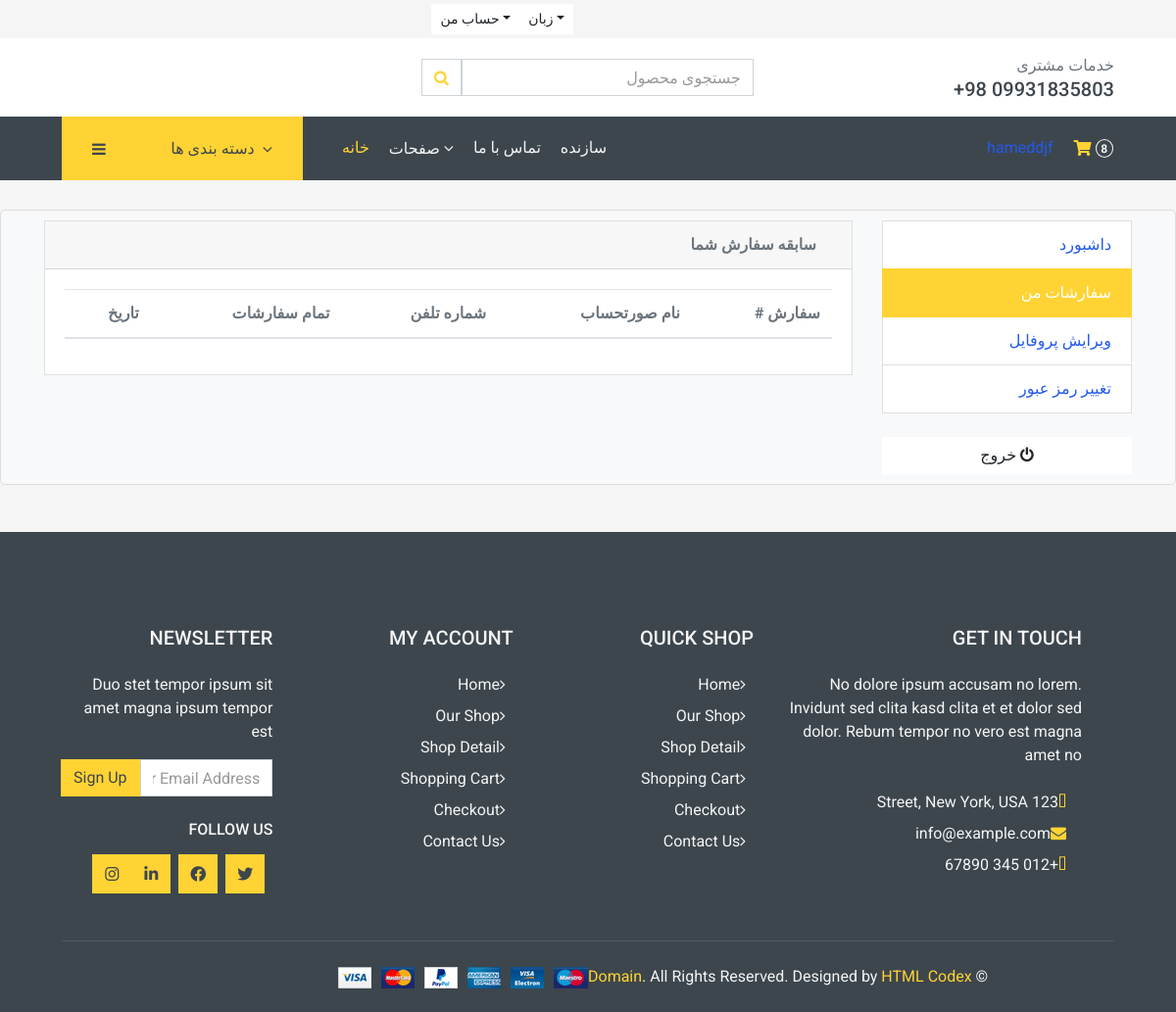
/account/my_orders/ (signed in), run on an earlier commit of the app's database.
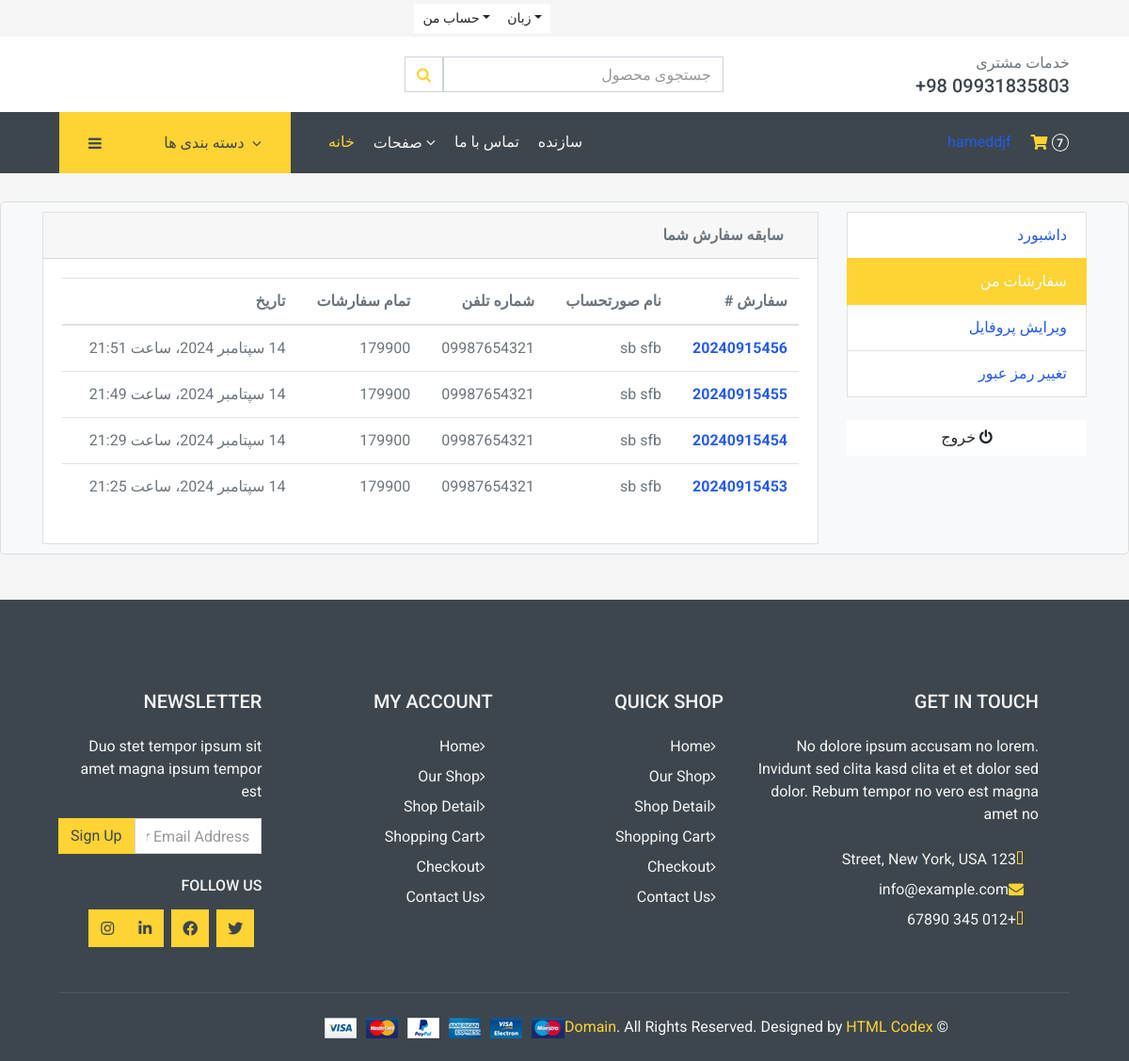
And on a later commit of the database.
### accounts/models.py (models this page shows, shortened)
class Account(AbstractBaseUser):
    first_name = models.CharField(_("اسم"), max_length=50)
    last_name = models.CharField(_("نام خوانوادگی"), max_length=50)
    username = models.CharField(_("نام کاربری"), max_length=50, unique=True)
    email = models.EmailField(_("ادرس ایمیل"), max_length=254, unique=True)
    phone_number = models.CharField(
        _("شماره تماس"), max_length=50, unique=True, blank=True, null=True)
    objects = MyAccountManager()
    date_joined = models.DateTimeField(
        _("زمان ثبت نام"), auto_now=False, auto_now_add=True)
    last_login = models.DateTimeField(
        _("اخرین ورود"), auto_now=False, auto_now_add=True)
    is_admin = models.BooleanField(
        _("کاربر مورد نظر ادمین است ؟"), default=False)
    is_staff = models.BooleanField(
        _("کاربر مورد نظر کارمند است ؟"), default=False)
    is_active = models.BooleanField(
        _("کاربر مورد نظر فعال است ؟"), default=False)
    is_superadmin = models.BooleanField(
        _("کاربر مورد نظر ادمین اصلی است ؟"), default=False)
    USERNAME_FIELD = 'email'
    REQUIRED_FIELDS = ['username', 'first_name', 'last_name']
    class Meta:
        verbose_name = 'اکانت'
        verbose_name_plural = 'اکانت‌ها'

### orders/models.py (models this page shows, shortened)
class Order(models.Model):
    STATUS = (
        ('new', 'جدید'),
        ('accepted', 'پذیرفته شده'),
        ('completed', 'کامل شده'),
        ('cancelled', 'لغو شده'),
    )
    user = models.ForeignKey(
        "accounts.Account", verbose_name=_(
            "کاربر"), on_delete=models.SET_NULL, null=True)
    payment = models.ForeignKey(
        Payment, verbose_name=_(
            "پرداختی"), on_delete=models.SET_NULL, blank=True, null=True)
    order_number = models.CharField(_("شماره سفارش "), max_length=20)
    first_name = models.CharField(_("نام "), max_length=50)
    last_name = models.CharField(_(" نام خوانوادگی"), max_length=50)
    phone = models.CharField(_(" شماره تماس"), max_length=11)
    email = models.EmailField(_(" ایمیل"), max_length=50)
    address_line_1 = models.CharField(_(" ادرس تحویل"), max_length=50)
    postal_code = models.CharField(_(" کد پستی"), max_length=50)
    state = models.CharField(_(" استان"), max_length=50)
    city = models.CharField(_("شهر "), max_length=50)
    street = models.CharField(_("خیابان "), max_length=50)
    tag = models.CharField(_(" پلاک"), max_length=50)
    order_total = models.FloatField(_(" تمام سفارشات"),)
    tax = models.FloatField(_(" مالیات"),)
    status = models.CharField(_(" وضعیت"), max_length=10,
                              choices=STATUS, default='New')
    ip = models.CharField(_(" ایپی"), blank=True, max_length=20)
    is_ordered = models.BooleanField(_(" سفارش داده شده"), default=False)
    created_at = models.DateTimeField(_("زمان ایجاد "), auto_now_add=True)
    updated_at = models.DateTimeField(_(" زمان بروزرسانی"), auto_now=True)
    def full_name(self):
        return f'{self.first_name} {self.last_name}'
    class Meta:
        verbose_name = _("سفارش")
        verbose_name_plural = _("سفارش ها")

### accounts/views.py (the view)
# urls.py: path('my_orders/', my_orders, name='my_orders_page'),
@login_required(login_url='account:login_page')
def my_orders(request):
    orders = Order.objects.filter(
        user=request.user, is_ordered=True).order_by('-created_at')
    context = {
        'orders': orders,
    }
    return render(request, 'accounts/my_orders.html', context)

### carts/context_processors.py (called while the page is built)
def counter(request):
    cart_count = 0
    if str('admin') is request.path:
        return {}
    else:
        try:
            cart = Cart.objects.filter(cart_id=_cart_id(request))
            if request.user.is_authenticated:
                cart_items = CartItem.objects.all().filter(user=request.user)
            else:
                cart_items = CartItem.objects.all().filter(cart=cart[:1])
            for cart_item in cart_items:
                cart_count += cart_item.quantity
        except Cart.DoesNotExist:
            cart_count = 0
    return dict(cart_count=cart_count)

### carts/views.py (called while the page is built)
def _cart_id(request):
    cart = request.session.session_key
    if not cart:
        cart = request.session.create()
    return cart

### category/context_processors.py (called while the page is built)
def menu_links(request):
    links = Category.objects.all()
    return dict(links=links)

### category/models.py (called while the page is built)
    def get_absolute_url(self):
        return reverse('products_by_category', args=[self.slug])

### templates/accounts/my_orders.html (shortened to what this page needs)
{% extends 'base.html' %}
{% block main %}
<section class="section-conten padding-y bg direction">
<div class="container">
	<div class="row">
	{% include 'includes/profile_sidebar.html' %}
	<main class="col-md-9">
		<article class="card">
		<header class="card-header">
			<strong class="d-inline-block mr-3">سابقه سفارش شما</strong>
		</header>
		<div class="card-body">
			<div class="row">
			<div class="col-md-12">
				<table class="table table-hover">
				  <thead>
				    <tr>
				      <th scope="col">سفارش #</th>
				      <th scope="col">نام صورتحساب</th>
				      <th scope="col">شماره تلفن</th>
				      <th scope="col">تمام سفارشات</th>
							<th scope="col">تاریخ</th>
				    </tr>
				  </thead>
				  <tbody>
						{% for order in orders %}
				    <tr>
				      <th scope="row"><a href="{% url 'account:order_detail_page' order.order_number %}">{{order.order_number}}</a></th>
				      <td>{{order.full_name}}</td>
				      <td>{{order.phone}}</td>
				      <td>{{ order.order_total|floatformat:0 }}</td>
							<td>{{order.created_at}}</td>
				    </tr>
				{% endfor %}
				  </tbody>
				</table>
			</div>
			</div>
		</div>
		</article>
	</main>
</div>
</div>
</section>
{% endblock %}

### templates/base.html (shortened to what this page needs)
<!DOCTYPE html>
{% load static %}
<html lang="en">
  <head>
    <link href="https://cdnjs.cloudflare.com/ajax/libs/font-awesome/5.10.0/css/all.min.css" rel="stylesheet" />
    <link href="{% static 'lib/animate/animate.min.css' %}" rel="stylesheet" />
    <link href="{% static 'lib/owlcarousel/assets/owl.carousel.min.css' %}" rel="stylesheet" />
    <link href="{% static 'css/style.css' %}" rel="stylesheet" />
    <link href="{% static 'css/own-style.css' %}" rel="stylesheet" />
    <link href="{% static 'css/custom.css' %}" rel="stylesheet" />
    <link rel="stylesheet" href="https://cdnjs.cloudflare.com/ajax/libs/font-awesome/4.7.0/css/font-awesome.min.css">
  </head>
  <body>
    {% include 'includes/navbar.html' %}
    {% block main %}{% endblock %}
    {% include 'includes/footer.html' %}
  </body>
</html>

### templates/includes/navbar.html (shortened to what this page needs)
{% load custom_tags %}
<div class="container-fluid">
  <div class="row bg-secondary py-1 px-xl-5">
    <div class="col-lg-6 text-center text-lg-right">
      <div class="d-inline-flex align-items-center">
        <div class="btn-group">
          <button type="button" class="btn btn-sm btn-light dropdown-toggle" data-toggle="dropdown">حساب من</button>
        </div>
        <div class="btn-group">
          <button type="button" class="btn btn-sm btn-light dropdown-toggle" data-toggle="dropdown">زبان</button>
        </div>
      </div>
    </div>
  </div>
  <div class="row align-items-center bg-light py-3 px-xl-5 d-none d-lg-flex">
    <div class="col-lg-4 col-6 text-left">
      <form action="{% url "search_page" %}" class='search' method='GET'>
        <div class="input-group">
          <input type="text" class="form-control" placeholder="جستجوی محصول" name='keyword' />
          <div class="input-group-append">
            <button type='submit' class="input-group-text bg-transparent text-primary"><i class="fa fa-search" ></i></button>
          </div>
        </div>
      </form>
    </div>
    <div class="col-lg-4 col-6 text-right">
      <p class="m-0">خدمات مشتری</p>
      <h5 class="m-0">+98 09931835803</h5>
    </div>
  </div>
</div>
<div class="container-fluid bg-dark mb-30">
  <div class="row px-xl-5">
    <div class="col-lg-3 d-none d-lg-block">
      <a class="btn d-flex align-items-center justify-content-end bg-primary w-100" data-toggle="collapse" href="#navbar-vertical" style="height: 65px; padding: 0 30px;">
        <i class="fa fa-bars text-dark mr-auto"></i>
        <h6 class="text-dark m-0">دسته بندی ها</h6>
        <i class="fa fa-angle-down text-dark ml-2"></i>
      </a>
    </div>
    <div class="col-lg-9">
      <nav class="navbar navbar-expand-lg bg-dark navbar-dark py-3 py-lg-0 px-0">
        <div class="collapse navbar-collapse justify-content-between" id="navbarCollapse">
          <div class="navbar-nav mr-auto py-0">
            <a href="{% url "home" %}" class="nav-item nav-link active">خانه</a>
            <div class="nav-item dropdown">
              <a href="#" class="nav-link dropdown-toggle" data-toggle="dropdown">صفحات <i class="fa fa-angle-down mt-1"></i></a>
            </div>
            <a href="{% url 'connect:contact' %}" class="nav-item nav-link">تماس با ما</a>
            <a href="{% url 'connect:creators' %}" class="nav-item nav-link">سازنده</a>
          </div>
          <div class="navbar-nav ml-auto py-0 d-none d-lg-block">
            {% if user.is_authenticated %}
            <a href="{% url 'account:logout_page' %}">
                {% if user.get_full_name %}
                    {{ user.get_full_name }}
                {% else %}
                    {{ user.username }}
                {% endif %}
            </a>
            {% else %}
                <a href="{% url 'account:login_page' %}" class="btn px-0 ml-3">
                    <i class="fas fa-sign-in-alt text-primary"></i>
                </a>
            {% endif %}
            <a href="{% url 'cart:cart_page' %}" class="btn px-0 ml-3">
              <i class="fas fa-shopping-cart text-primary"></i>
              <span class="badge text-secondary border border-secondary rounded-circle" style="padding-bottom: 2px;">{{cart_count}}</span>
            </a>
          </div>
        </div>
      </nav>
    </div>
  </div>
</div>

### templates/includes/profile_sidebar.html
<aside class="col-md-3">
    <ul class="list-group">
      <a class="list-group-item {% if '/accounts/' == request.path %}active{% endif %}" href="{% url 'account:profile_page' %}"> داشبورد </a>
      <a class="list-group-item {% if '/my_orders/' in request.path %}active{% endif %}" href="{% url 'account:my_orders_page' %}"> سفارشات من </a>
      <a class="list-group-item {% if '/edit_profile/' in request.path %}active{% endif %}" href="{% url 'account:edit_profile_page' %}"> ویرایش پروفایل </a>
      <a class="list-group-item {% if '/change_password/' in request.path %}active{% endif %}" href="{% url 'account:change_password_page' %}"> تغییر رمز عبور </a>
    </ul>
    <br>
    <a class="btn btn-light btn-block" href="{% url 'account:logout_page' %}"> <i class="fa fa-power-off"></i> <span class="text">خروج</span> </a>
</aside>

### templates/includes/footer.html (shortened to what this page needs)
{% load static %}
<footer>
<div class="container-fluid bg-dark text-secondary mt-5 pt-5">
  <div class="row px-xl-5 pt-5">
    <div class="col-lg-4 col-md-12 mb-5 pr-3 pr-xl-5">
      <h5 class="text-secondary text-uppercase mb-4">Get In Touch</h5>
      <p class="mb-4">No dolore ipsum accusam no lorem. Invidunt sed clita kasd clita et et dolor sed dolor. Rebum tempor no vero est magna amet no</p>
      <p class="mb-2">
        <i class="fa fa-map-marker-alt text-primary mr-3"></i>123 Street, New York, USA
      </p>
      <p class="mb-2">
        <i class="fa fa-envelope text-primary mr-3"></i>info@example.com
      </p>
      <p class="mb-0">
        <i class="fa fa-phone-alt text-primary mr-3"></i>+012 345 67890
      </p>
    </div>
    <div class="col-lg-8 col-md-12">
      <div class="row">
        <div class="col-md-4 mb-5">
          <h5 class="text-secondary text-uppercase mb-4">Quick Shop</h5>
          <div class="d-flex flex-column justify-content-start">
            <a class="text-secondary mb-2" href="#"><i class="fa fa-angle-right mr-2"></i>Home</a>
            <a class="text-secondary mb-2" href="#"><i class="fa fa-angle-right mr-2"></i>Our Shop</a>
            <a class="text-secondary mb-2" href="#"><i class="fa fa-angle-right mr-2"></i>Shop Detail</a>
            <a class="text-secondary mb-2" href="#"><i class="fa fa-angle-right mr-2"></i>Shopping Cart</a>
            <a class="text-secondary mb-2" href="#"><i class="fa fa-angle-right mr-2"></i>Checkout</a>
            <a class="text-secondary" href="#"><i class="fa fa-angle-right mr-2"></i>Contact Us</a>
          </div>
        </div>
        <div class="col-md-4 mb-5">
          <h5 class="text-secondary text-uppercase mb-4">My Account</h5>
          <div class="d-flex flex-column justify-content-start">
            <a class="text-secondary mb-2" href="#"><i class="fa fa-angle-right mr-2"></i>Home</a>
            <a class="text-secondary mb-2" href="#"><i class="fa fa-angle-right mr-2"></i>Our Shop</a>
            <a class="text-secondary mb-2" href="#"><i class="fa fa-angle-right mr-2"></i>Shop Detail</a>
            <a class="text-secondary mb-2" href="#"><i class="fa fa-angle-right mr-2"></i>Shopping Cart</a>
            <a class="text-secondary mb-2" href="#"><i class="fa fa-angle-right mr-2"></i>Checkout</a>
            <a class="text-secondary" href="#"><i class="fa fa-angle-right mr-2"></i>Contact Us</a>
          </div>
        </div>
        <div class="col-md-4 mb-5">
          <h5 class="text-secondary text-uppercase mb-4">Newsletter</h5>
          <p>Duo stet tempor ipsum sit amet magna ipsum tempor est</p>
          <form action="">
            <div class="input-group">
              <input type="text" class="form-control" placeholder="Your Email Address" />
              <div class="input-group-append">
                <button class="btn btn-primary">Sign Up</button>
              </div>
            </div>
          </form>
          <h6 class="text-secondary text-uppercase mt-4 mb-3">Follow Us</h6>
          <div class="d-flex">
            <a class="btn btn-primary btn-square mr-2" href="#"><i class="fab fa-twitter"></i></a>
            <a class="btn btn-primary btn-square mr-2" href="#"><i class="fab fa-facebook-f"></i></a>
            <a class="btn btn-primary btn-square mr-2" href="#"><i class="fab fa-linkedin-in"></i></a>
            <a class="btn btn-primary btn-square" href="#"><i class="fab fa-instagram"></i></a>
          </div>
        </div>
      </div>
    </div>
  </div>
  <div class="row border-top mx-xl-5 py-4" style="border-color: rgba(256, 256, 256, .1) !important;">
    <div class="col-md-6 px-xl-0">
      <p class="mb-md-0 text-center text-md-left text-secondary">
        &copy; <a class="text-primary" href="#">Domain</a>. All Rights Reserved. Designed by
        <a class="text-primary" href="https://htmlcodex.com">HTML Codex</a>
      </p>
    </div>
    <div class="col-md-6 px-xl-0 text-center text-md-right">
      <img class="img-fluid" src="{% static "img/payments.png" %}" alt="" />
    </div>
  </div>
</div>
</footer>
</body>
</html>

### static/css/own-style.css (style rules this page uses)
body { text-align-last: inherit; }
.navbar-nav { margin-left: initial !important; }

### templates/accounts/my_orders.html (style rules this page uses)
.direction { direction: rtl; text-align: right; background-color: #f8f9fa; border: 1px solid #ddd; padding: 10px; border-radius: 5px; }
.list-group { display: contents; }
a { color: #245aea; }

What changed in the data, as far as the page shows it:
added Order: order_number "20240915456", full_name "sb sfb", phone "09987654321", order_total "179900", created_at "14 سپتامبر 2024، ساعت 21:51"
added Order: order_number "20240915455", full_name "sb sfb", phone "09987654321", order_total "179900", created_at "14 سپتامبر 2024، ساعت 21:49"
added Order: order_number "20240915454", full_name "sb sfb", phone "09987654321", order_total "179900", created_at "14 سپتامبر 2024، ساعت 21:29"
added Order: order_number "20240915453", full_name "sb sfb", phone "09987654321", order_total "179900", created_at "14 سپتامبر 2024، ساعت 21:25"
Also different on the page:
{{ cart_count }}: "8" → "7"
